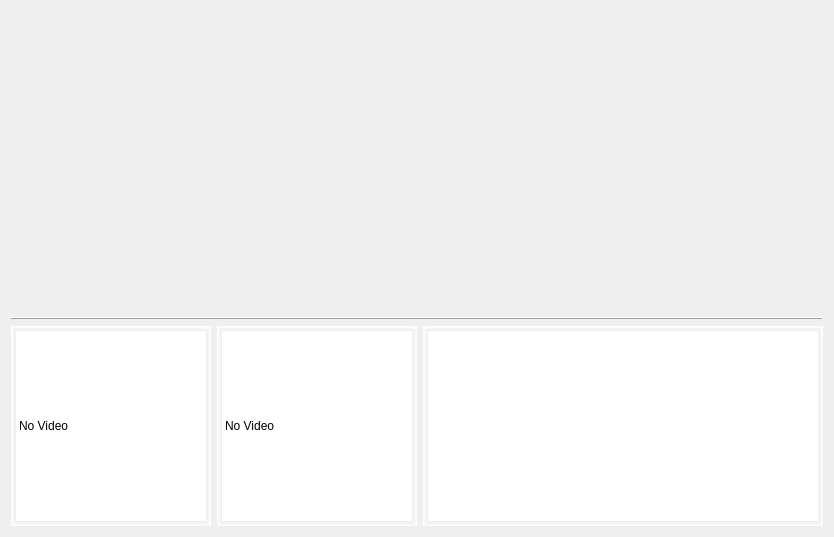
            <widget class="QWidget" name="page_3">
             <layout class="QVBoxLayout" name="verticalLayout_12">
              <item>
               <layout class="QVBoxLayout" name="verticalLayout">
                <item>
                 <layout class="QHBoxLayout" name="horizontalLayout">
                  <item>
                   <widget class="QLabel" name="label_turnLeft">
                    <property name="minimumSize">
                     <size>
                      <width>250</width>
                      <height>250</height>
                     </size>
                    </property>
                    <property name="text">
                     <string/>
                    </property>
                   </widget>
                  </item>
                  <item>
                   <widget class="QWidget" name="widget_dashboard" native="true">
                    <property name="minimumSize">
                     <size>
                      <width>300</width>
                      <height>300</height>
                     </size>
                    </property>
                    <property name="styleSheet">
                     <string notr="true"/>
                    </property>
                   </widget>
                  </item>
                  <item>
                   <widget class="QLabel" name="label_turnRight">
                    <property name="minimumSize">
                     <size>
                      <width>250</width>
                      <height>250</height>
                     </size>
                    </property>
                    <property name="layoutDirection">
                     <enum>Qt::RightToLeft</enum>
                    </property>
                    <property name="text">
                     <string/>
                    </property>
                   </widget>
                  </item>
                 </layout>
                </item>
                <item>
                 <widget class="QFrame" name="frame">
                  <property name="contextMenuPolicy">
                   <enum>Qt::NoContextMenu</enum>
                  </property>
                  <property name="frameShape">
                   <enum>QFrame::HLine</enum>
                  </property>
                  <property name="frameShadow">
                   <enum>QFrame::Raised</enum>
                  </property>
                 </widget>
                </item>
                <item>
                 <layout class="QHBoxLayout" name="horizontalLayout_7">
                  <item>
                   <layout class="QGridLayout" name="gridLayout_3">
                    <item row="0" column="1">
                     <widget class="QLabel" name="label_video1">
                      <property name="minimumSize">
                       <size>
                        <width>200</width>
                        <height>200</height>
                       </size>
                      </property>
                      <property name="maximumSize">
                       <size>
                        <width>400</width>
                        <height>400</height>
                       </size>
                      </property>
                      <property name="styleSheet">
                       <string notr="true">QLabel{
border-top: 5px solid qlineargradient(y0:0, y1:1,stop: 0 #ececef, stop: 1 white);
border-left: 5px solid qlineargradient(x0:0, x1:1,stop: 0 #ececef, stop: 1 white);
 border-bottom: 5px solid qlineargradient(y0:0, y1:1,stop: 0 white, stop: 1  #ececef);
border-right: 5px solid qlineargradient(x0:0, x1:1,stop:  0 white, stop: 1 #ececef);
background-color: rgb(255,255,255);
}
</string>
                      </property>
                      <property name="text">
                       <string>No Video</string>
                      </property>
                     </widget>
                    </item>
                    <item row="0" column="0">
                     <widget class="QLabel" name="label_video0">
                      <property name="minimumSize">
                       <size>
                        <width>200</width>
                        <height>200</height>
                       </size>
                      </property>
                      <property name="maximumSize">
                       <size>
                        <width>400</width>
                        <height>400</height>
                       </size>
                      </property>
                      <property name="styleSheet">
                       <string notr="true">QLabel{
border-top: 5px solid qlineargradient(y0:0, y1:1,stop: 0 #ececef, stop: 1 white);
border-left: 5px solid qlineargradient(x0:0, x1:1,stop: 0 #ececef, stop: 1 white);
 border-bottom: 5px solid qlineargradient(y0:0, y1:1,stop: 0 white, stop: 1  #ececef);
border-right: 5px solid qlineargradient(x0:0, x1:1,stop:  0 white, stop: 1 #ececef);
background-color: rgb(255,255,255);
}
</string>
                      </property>
                      <property name="text">
                       <string>No Video</string>
                      </property>
                     </widget>
                    </item>
                    <item row="0" column="2">
                     <widget class="QWidget" name="widget_chart" native="true">
                      <property name="minimumSize">
                       <size>
                        <width>400</width>
                        <height>200</height>
                       </size>
                      </property>
                      <property name="styleSheet">
                       <string notr="true">QWidget{
border-top: 5px solid qlineargradient(y0:0, y1:1,stop: 0 #ececef, stop: 1 white);
border-left: 5px solid qlineargradient(x0:0, x1:1,stop: 0 #ececef, stop: 1 white);
 border-bottom: 5px solid qlineargradient(y0:0, y1:1,stop: 0 white, stop: 1  #ececef);
border-right: 5px solid qlineargradient(x0:0, x1:1,stop:  0 white, stop: 1 #ececef);
background-color: rgb(255,255,255);
}
</string>
                      </property>
                     </widget>
                    </item>
                   </layout>
                  </item>
                 </layout>
                </item>
               </layout>
              </item>
             </layout>
            </widget>
